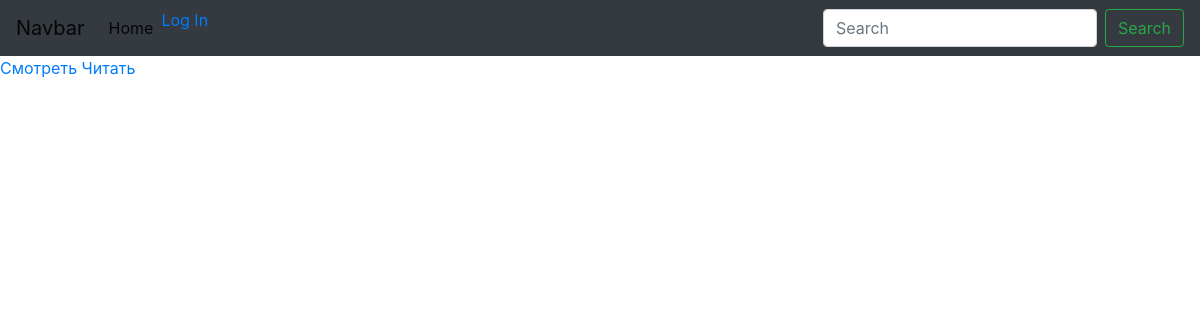
The page /obrazovanie/reports/ on the database as committed earlier.
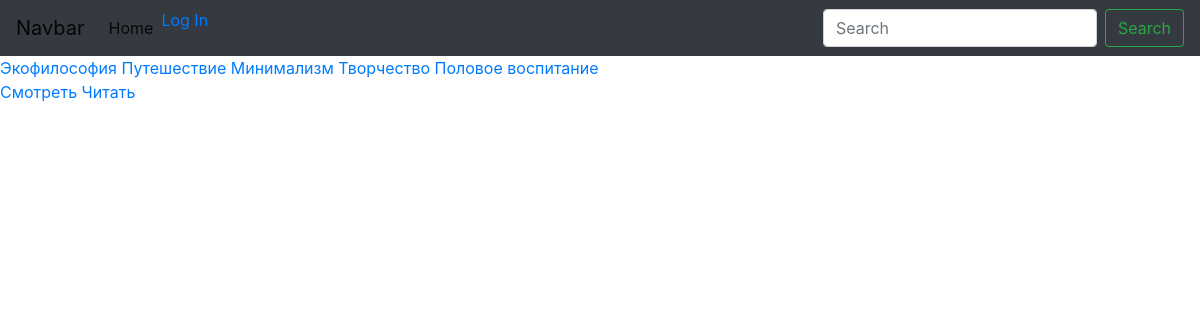
The same page on the database as committed later.
### Obrazovanie/models.py (models this page shows, shortened)
class Genre(models.Model):
    name = models.CharField(max_length=120)
    slug = models.SlugField(blank=True, unique=True)

### Obrazovanie/views.py (the view)
# urls.py: path('obrazovanie/reports/', all_reports, name='all_reports_url'),
def all_reports(request):
    reports = Report.objects.all()
    genre_all = Genre.objects.all()
    context = {
        'reports': reports,
        'genre_all': genre_all,
    }
    return render(request, 'obrazovanie/all_reports.html', context)

### Obrazovanie/templates/obrazovanie/all_reports.html (shortened to what this page needs)
{% extends 'base.html' %}
{% block subtitle %}
  {% for genre in genre_all %}
    <a href="{% url 'genre_detail_reports_url' slug=genre.slug %}">{{ genre.name }}</a>
  {% endfor %}
    <div class="">
      <a href="{% url 'obrazovanie_url' %}">Смотреть</a>
      <a href="{% url 'all_reports_url' %}">Читать</a>
    </div>
{% endblock %}

Rows that differ between the two databases and show on the page:
added Genre: name "Экофилософия"
added Genre: name "Путешествие"
added Genre: name "Минимализм"
added Genre: name "Творчество"
added Genre: name "Половое воспитание"
